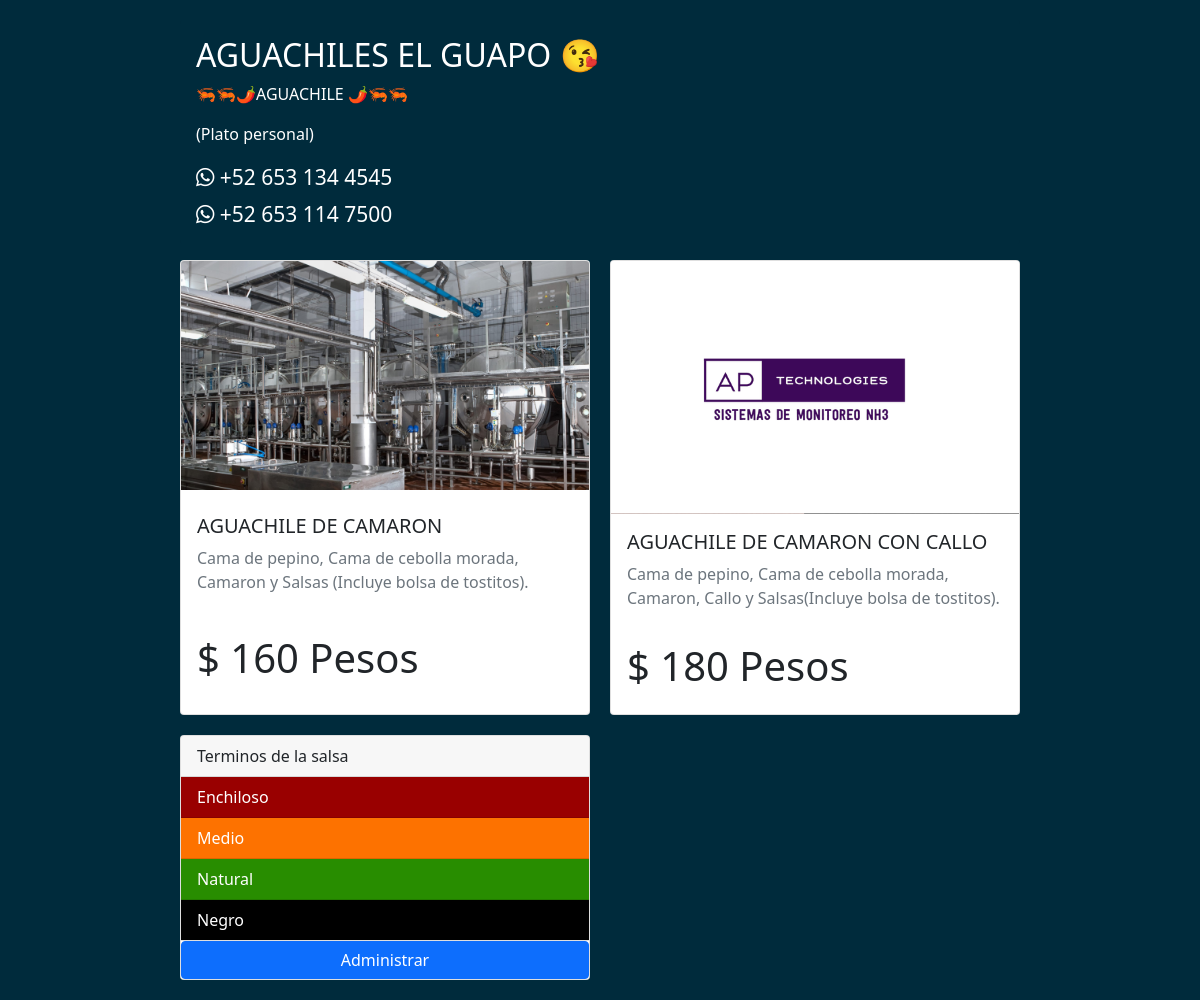
The page / on the database its author committed.
### menu_app/models.py (models this page shows, shortened)
class Productos(models.Model):
    titulo = models.CharField(max_length=50)
    descripcion = models.CharField(max_length=100)
    precio = models.CharField(max_length=5)
    estado = models.BooleanField(default=False)
    imagen = models.ImageField(upload_to='aguachiles', null=True)

### menu_app/views.py (the view)
# urls.py: path('', menu),
def menu(request):
    productos = Productos.objects.all()
    return render(request, 'menu.html', {'productos':productos})

### menu_app/templates/menu/menu.html (shortened to what this page needs)
<!DOCTYPE html>
<html lang="en">
<head>
    {% load static %}
    <link href="https://cdn.jsdelivr.net/npm/bootstrap@5.0.0-beta3/dist/css/bootstrap.min.css" rel="stylesheet">
    <link rel="stylesheet" href="https://use.fontawesome.com/releases/v5.8.1/css/all.css">
    <link rel="stylesheet" href="{% static 'menu/menu.css' %}">
</head>
<body>
    <header>
        <div class="card-info card mb-3" >
            <div class="row g-0">
                <div class="col-md-8">
                    <div class="card-body">
                        <h2 class="card-title">AGUACHILES EL GUAPO 😘</h2>
                        <p class="card-text"> 🦐🦐🌶AGUACHILE 🌶🦐🦐</p>
                        <p class="card-text"> (Plato personal)</p>
                        <h4 class="card-text"><small class=""> <i class="fab fa-whatsapp"></i> +52 653 134 4545</small></h4>
                        <h4 class="card-text"><small class=""> <i class="fab fa-whatsapp"></i> +52 653 114 7500</small></h4>
                    </div>
                </div>
            </div>
        </div>
    </header>
    <section>
        {% for producto in productos %}
            {% if producto.estado == True %}
                <div class="card card-projects" style="width: 18rem;">
                    {% if producto.imagen%}
                        <img src="{{ producto.imagen.url }}" class="card-img-top" alt="...">
                    {% endif %}
                    <div class="card-body">
                    <h5 class="card-title">{{ producto.titulo }}</h5>
                    <p class="card-text text-muted">{{ producto.descripcion }}</p>
                    </div>
                    <div class="link card-body">
                    <h1>$ {{ producto.precio }} Pesos</h1>
                    </div>
                </div>
            {% endif %}
        {% endfor %}
        <div class="card card-projects" style="width: 18rem;">
            <div class="card-header">
                Terminos de la salsa
            </div>
            <ul class="list-group list-group-flush">
              <li class="list-group-item text-muted enchiloso">Enchiloso</li>
              <li class="list-group-item text-muted medio"    >Medio</li>
              <li class="list-group-item text-muted natural"  >Natural</li>
              <li class="list-group-item text-muted negro"    >Negro</li>
            </ul>
            <div class="d-grid gap-2">
                <a href="/admin_menu/">
                    <button class="btn btn-primary" type="button" style="width: 100% !important;">Administrar</button>
                </a>
            </div>
        </div>
    </section>
</body>
</html>

### menu_app/static/menu/menu.css (style rules this page uses)
body { background-color: rgb(216, 216, 216) !important; display: grid; grid-template-columns: 1fr; justify-items: center; background-color: #002b3c !important; }
header { display: grid !important; justify-items: center; width: 70%; padding: 20px 17px 0px 17px; text-justify: distribute; }
section { display: grid; justify-items: center; width: 100%; padding-bottom: 20px !important; }
.card-projects img { width: 100% !important; }
.card-projects { display: grid !important; background-color: white !important; width: 100% !important; }
.card-info { display: grid; width: 100% !important; background-color: #002b3c !important; color: white !important; border: none !important; color: white !important; }
.enchiloso { background-color: rgb(153, 0, 0) !important; color: white !important; }
.medio { background-color: rgb(253, 114, 0) !important; color: white !important; }
.natural { background-color: rgb(40, 141, 0) !important; color: white !important; }
.negro { background-color: rgb(0, 0, 0) !important; color: white !important; }
@media (max-width: 2000px) { header { width: 70%; padding: 20px 0px 0px 0px; } }
@media (max-width: 2000px) { section { width: 70%; grid-template-columns: repeat(4, 1fr); gap: 20px; } }
@media (max-width: 1600px) { header { padding: 20px 0px 0px 0px; } }
@media (max-width: 1600px) { section { width: 70%; grid-template-columns: repeat(3, 1fr); gap: 20px; } }
@media (max-width: 1200px) { header { padding: 20px 0px 0px 0px; } }
@media (max-width: 1200px) { section { width: 70%; grid-template-columns: repeat(2, 1fr); gap: 20px; } }

### rows shown on the page
Productos: imagen (picture), titulo "AGUACHILE DE CAMARON", descripcion "Cama de pepino, Cama de cebolla morada, Camaron y Salsas (Incluye bolsa de tostitos).", precio "160"
Productos: imagen (picture), titulo "AGUACHILE DE CAMARON CON CALLO", descripcion "Cama de pepino, Cama de cebolla morada, Camaron, Callo y Salsas(Incluye bolsa de tostitos).", precio "180"
